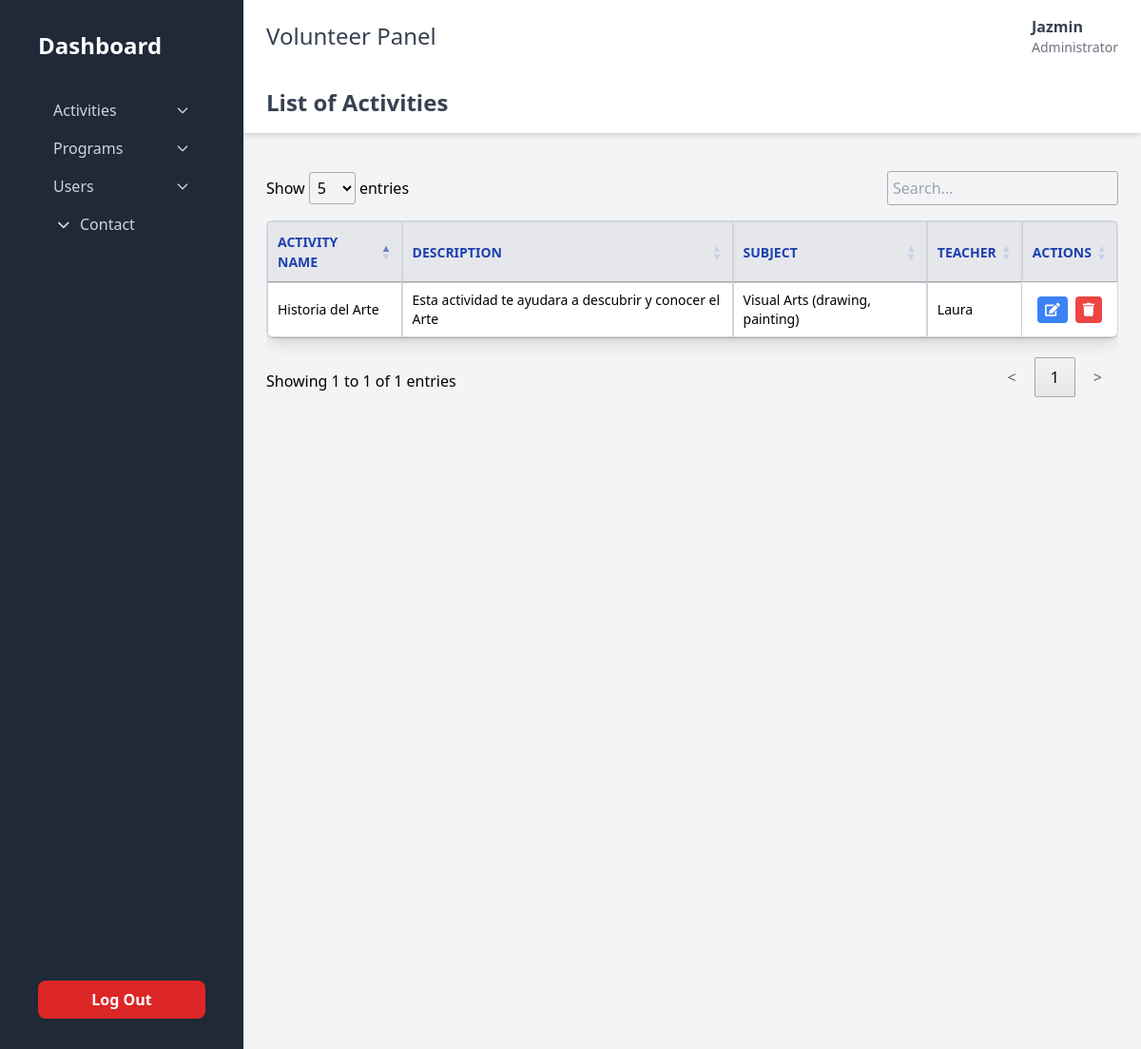
The page /Voluntarios/dashboard.php?action=listaractividades (signed in) on the database its author committed.
### tables this page shows
CREATE TABLE `actividades` (
  `id` int(11) NOT NULL,
  `nombre_actividad` varchar(100) DEFAULT NULL,
  `descripcion` text DEFAULT NULL,
  `fk_materia` int(11) DEFAULT NULL,
  `fecha` varchar(10) NOT NULL,
  `fk_teacher` int(11) DEFAULT NULL
);

CREATE TABLE `materias` (
  `id` int(11) NOT NULL,
  `nombre_materia` varchar(100) DEFAULT NULL,
  `objetivos` text DEFAULT NULL,
  `actividades` text DEFAULT NULL,
  `unidad` varchar(50) DEFAULT NULL,
  `fecha_registro` datetime NOT NULL DEFAULT current_timestamp()
);

CREATE TABLE `usuarios` (
  `id` int(11) NOT NULL,
  `nombre` varchar(100) DEFAULT NULL,
  `correo` varchar(100) DEFAULT NULL,
  `password` varchar(10) NOT NULL,
  `genero` varchar(10) DEFAULT NULL,
  `edad` int(11) DEFAULT NULL,
  `tipo_usuario` varchar(50) DEFAULT NULL,
  `fecha_nac` date NOT NULL,
  `session_activa` tinyint(1) DEFAULT 0,
  `fecha_registro` datetime NOT NULL DEFAULT current_timestamp()
);

### Conexion/conexion.php (called while the page is built, shortened)
<?php
class Conexion {
    private $host = 'localhost';
    private $usuario = 'root';
    private $password = '';
    private $base = 'unityclass';
    public $sentencia;
    public $conexion;
    public function abrir_conexion() {
        $this->conexion = new mysqli($this->host, $this->usuario, $this->password, $this->base);
    }
    public function ejecutar_sentencia() {
        $bandera = $this->conexion->query($this->sentencia);
        return $bandera;
    }
}
?>

### Conexion/contacto.php (called while the page is built, shortened)
<?php
    include ('conexion.php');
    class Contacto extends Conexion
    {
        public function listar_materias()
        {
            $this->sentencia = "SELECT * FROM materias";
            $result = $this->ejecutar_sentencia();
            return $result;
        }
    public function listar_actividades()
    {
        $this->sentencia = "
            SELECT
                actividades.id,
                actividades.nombre_actividad,
                actividades.descripcion,
                actividades.fecha,
                materias.nombre_materia AS nombre_materia,
                usuarios.nombre AS nombre_teacher
            FROM actividades
            LEFT JOIN materias ON actividades.fk_materia = materias.id
            LEFT JOIN usuarios ON actividades.fk_teacher = usuarios.id";
        return $this->ejecutar_sentencia();
    }
}
?>

### Voluntarios/listar_actividades.php (the view, shortened to what this page needs)
<?php
require_once '../Conexion/contacto.php';
$obj = new Contacto();
$result = $obj->listar_actividades();
$materias = $obj->listar_materias();
if ($result === false) {
    echo '<p class="text-center text-red-500">Error en la consulta a la base de datos.</p>';
} elseif ($result->num_rows === 0) {
    echo '<p class="text-center text-red-500">No se encontraron actividades.</p>';
} else {
?>
    <link rel="stylesheet" href="https://cdn.datatables.net/1.11.5/css/jquery.dataTables.min.css">
    <div class="w-full h-full flex flex-col">
        <header class="w-full bg-white py-4 px-6 shadow-md mb-4">
            <h1 class="text-2xl font-semibold text-gray-700">List of Activities</h1>
        </header>
        <div class="flex-grow bg-gray-100 p-6">
            <div class="overflow-x-auto">
                <table id="activityTable" class="min-w-full bg-white border border-gray-300 rounded-lg shadow-lg">
                    <thead class="bg-gray-200 text-black uppercase text-sm leading-normal">
                        <tr>
                            <th class="px-4 py-2 border border-gray-300 text-blue-800">Activity Name</th>
                            <th class="px-4 py-2 border border-gray-300 text-blue-800">Description</th>
                            <th class="px-4 py-2 border border-gray-300 text-blue-800">Subject</th>
                            <th class="px-4 py-2 border border-gray-300 text-blue-800">Teacher</th>
                            <th class="px-4 py-2 border border-gray-300 text-center text-blue-800">Actions</th>
                        </tr>
                    </thead>
                    <tbody class="text-black-700 text-sm font-light">
                        <?php while ($row = $result->fetch_assoc()) { ?>
                            <tr class="border border-gray-300 hover:bg-gray-100">
                                <td class="px-4 py-2 border border-gray-300"><?php echo htmlspecialchars($row['nombre_actividad'], ENT_QUOTES, 'UTF-8'); ?></td>
                                <td class="px-4 py-2 border border-gray-300 max-w-md"><?php echo htmlspecialchars($row['descripcion'], ENT_QUOTES, 'UTF-8'); ?></td>
                                <td class="px-4 py-2 border border-gray-300"><?php echo htmlspecialchars($row['nombre_materia'] ?? 'No asignado', ENT_QUOTES, 'UTF-8'); ?></td>
                                <td class="px-4 py-2 border border-gray-300"><?php echo isset($row['nombre_teacher']) ? htmlspecialchars($row['nombre_teacher'], ENT_QUOTES, 'UTF-8') : 'No asignado'; ?></td>
                                <td class="px-4 py-2 border-b border-gray-300 text-center">
                                    <div class="flex justify-center space-x-2">
                                        <button onclick="openActivityModal(
                                            '<?php echo $row['id']; ?>',
                                            '<?php echo htmlspecialchars($row['nombre_actividad'], ENT_QUOTES, 'UTF-8'); ?>',
                                            '<?php echo htmlspecialchars($row['descripcion'], ENT_QUOTES, 'UTF-8'); ?>',
                                            '<?php echo $row['fk_materia'] ?? ''; ?>',
                                            '<?php echo $row['fk_teacher'] ?? ''; ?>'
                                        )" class="bg-blue-500 text-white px-2 py-1 rounded hover:bg-blue-600">
                                            <i class="fas fa-edit"></i>
                                        </button>
                                        <button onclick="deleteActivity(<?php echo $row['id']; ?>)" class="bg-red-500 text-white px-2 py-1 rounded">
                                            <i class="fas fa-trash"></i>
                                        </button>
                                    </div>
                                </td>
                            </tr>
                        <?php } ?>
                    </tbody>
                </table>
            </div>
        </div>
    </div>
<?php } ?>

### rows shown on the page
actividades: nombre_actividad "Historia del Arte", descripcion "Esta actividad te ayudara a descubrir y conocer el Arte", fk_materia.nombre_materia "Visual Arts (drawing, painting)", usuarios.nombre "Laura"

### other values the page prints
$_SESSION['nombre'] "Jazmin"
$tipo_usuario "Administrator"
